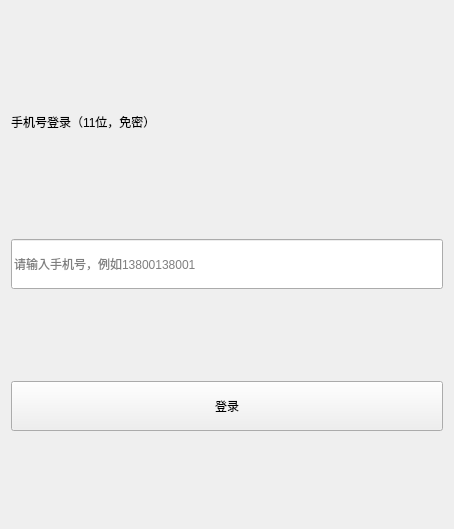
<?xml version="1.0" encoding="UTF-8"?>
<ui version="4.0">
 <class>LoginWindow</class>
 <widget class="QWidget" name="LoginWindow">
  <property name="geometry">
   <rect>
    <x>0</x>
    <y>0</y>
    <width>454</width>
    <height>529</height>
   </rect>
  </property>
  <property name="windowTitle">
   <string>Form</string>
  </property>
  <layout class="QVBoxLayout" name="verticalLayout">
   <item>
    <widget class="QLabel" name="promptMsgLabel">
     <property name="maximumSize">
      <size>
       <width>16777215</width>
       <height>50</height>
      </size>
     </property>
     <property name="text">
      <string>手机号登录（11位，免密）</string>
     </property>
    </widget>
   </item>
   <item>
    <widget class="QLineEdit" name="phoneEdit">
     <property name="minimumSize">
      <size>
       <width>0</width>
       <height>50</height>
      </size>
     </property>
     <property name="text">
      <string/>
     </property>
     <property name="placeholderText">
      <string>请输入手机号，例如13800138001</string>
     </property>
    </widget>
   </item>
   <item>
    <widget class="QPushButton" name="loginButton">
     <property name="minimumSize">
      <size>
       <width>0</width>
       <height>50</height>
      </size>
     </property>
     <property name="text">
      <string>登录</string>
     </property>
    </widget>
   </item>
  </layout>
 </widget>
 <resources/>
 <connections/>
</ui>
